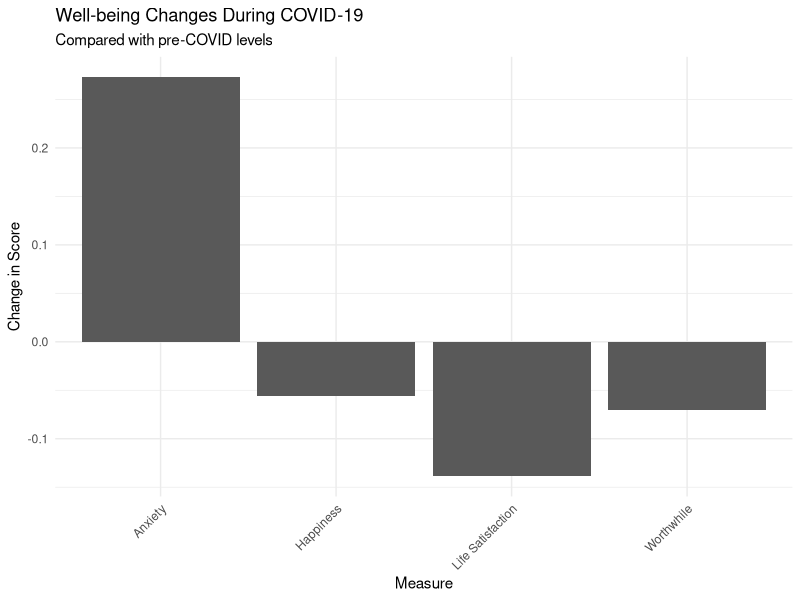
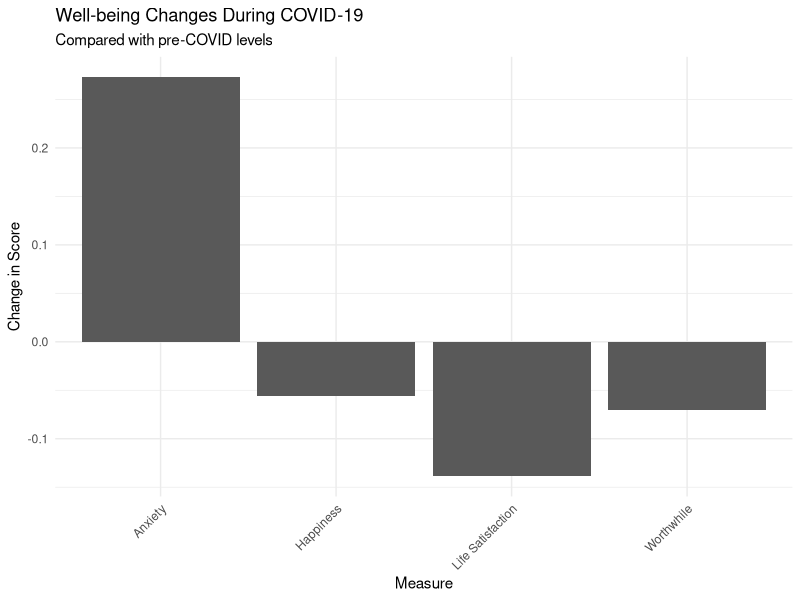

Write R code to recreate these figures, in order.
# Project 9: The Impact of COVID-19 on Personal Well-being in the UK

library(ggplot2)
library(tidyr)

# Create dataset

wellbeing <- data.frame(
Year = c("2011/12","2012/13","2013/14","2014/15","2015/16",
"2016/17","2017/18","2018/19","2019/20","2020/21",
"2021/22","2022/23"),

LifeSatisfaction = c(7.42,7.46,7.51,7.61,7.65,7.68,
7.69,7.71,7.66,7.39,7.54,7.45),

Worthwhile = c(7.67,7.70,7.74,7.82,7.84,7.86,
7.88,7.89,7.86,7.71,7.77,7.73),

Happiness = c(7.29,7.30,7.39,7.46,7.48,7.51,
7.52,7.56,7.47,7.32,7.45,7.39),

Anxiety = c(3.13,3.03,2.92,2.86,2.87,2.90,
2.89,2.87,3.05,3.31,3.12,3.23)
)

# Create period variable

wellbeing$Period <- ifelse(
wellbeing$Year %in% c("2020/21","2021/22","2022/23"),
"COVID/Post-COVID",
"Pre-COVID"
)

# Calculate averages by period

aggregate(
cbind(
LifeSatisfaction,
Worthwhile,
Happiness,
Anxiety
) ~ Period,
data = wellbeing,
mean
)

# Create change dataset

changes <- data.frame(
Measure = c("Life Satisfaction",
"Worthwhile",
"Happiness",
"Anxiety"),

Change = c(
7.460000 - 7.598889,
7.736667 - 7.806667,
7.386667 - 7.442222,
3.220000 - 2.946667
)
)

# Create plot

p <- ggplot(changes,
aes(x = Measure,
y = Change)) +
geom_col() +
labs(
title = "Well-being Changes During COVID-19",
subtitle = "Compared with pre-COVID levels",
x = "Measure",
y = "Change in Score"
) +
theme_minimal() +
theme(
axis.text.x = element_text(
angle = 45,
hjust = 1
)
)

print(p)

# Save plot

ggsave(
"covid_wellbeing_change.png",
plot = p,
width = 8,
height = 5
)
